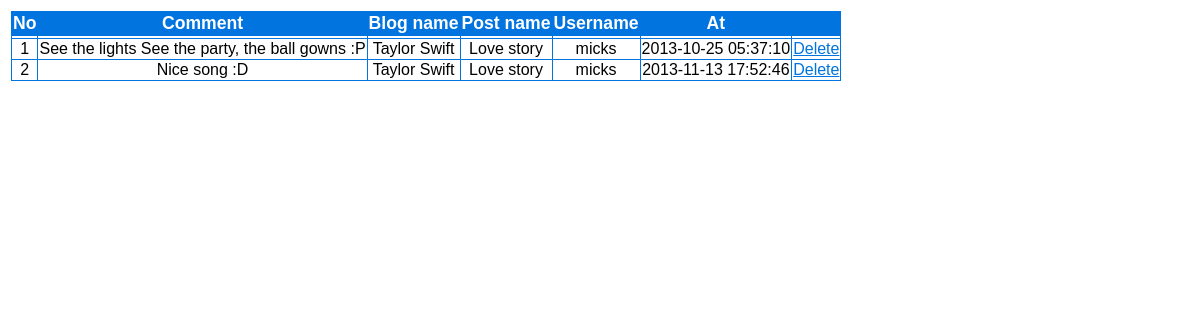
Screenshot of /blog/allcomment.php with the database file from the repository.
### tables this page shows
CREATE TABLE IF NOT EXISTS `comment` (
  `id` int(20) NOT NULL AUTO_INCREMENT,
  `bid` varchar(50) NOT NULL,
  `blogname` varchar(50) NOT NULL,
  `postid` varchar(20) NOT NULL,
  `postname` varchar(30) NOT NULL,
  `Comment` varchar(50) NOT NULL,
  `uid` varchar(30) NOT NULL,
  `commentuser` varchar(20) NOT NULL,
  `datetime` datetime NOT NULL,
  PRIMARY KEY (`id`),
  KEY `bid` (`bid`)
);

### blog/allcomment.php (the view, shortened to what this page needs)
<!DOCTYPE html PUBLIC "-//W3C//DTD XHTML 1.0 Transitional//EN" "http://www.w3.org/TR/xhtml1/DTD/xhtml1-transitional.dtd">
<html xmlns="http://www.w3.org/1999/xhtml">
<head>
  <link type="text/css" rel="stylesheet" href="1.css" />
  <link type="text/css" rel="stylesheet" href="2.css" />
</head>
<body>
<form action="#" method="POST" >
  <table>
    <tr>
      <td>
  <?php
  include 'connection.php';
  $result = mysqli_query($con,"SELECT * FROM comment;");
  echo "<table border='1' id='table'>";
  echo "<tr>";
  echo "<th><b>No</b></th>";
  echo "<th><b>Comment <b></th>";
  echo "<th><b>Blog name</b></th>";
  echo "<th><b>Post name</b></th>";
  echo "<th><b>Username</b></th>";
  echo "<th><b>At</b></th>";
  echo "<th></th>";
  echo "</tr>";
  echo "<tr>";
  echo "<td></td>";
  echo "<td></td>";
  echo "<td></td>";
  echo "<td></td>";
  echo "<td></td>";
  echo "<td></td>";
  echo "<td></td>";
  echo "</tr>";
  $i=1;
  while($row=mysqli_fetch_array($result))
  {
  echo "<tr><td>$i</td>";
  echo "<td >".$row['Comment']."</td>";
  echo "<td >".$row['blogname']."</td>";
  echo "<td >".$row['postname']."</td>";
   echo "<td >".$row['commentuser']."</td>";
    echo "<td >".$row['datetime']."</td>";
  echo "<td ><a href=admin_deletecomment.php?id=".$row['id'].">Delete</a></td>";
  $i++;
  }
  echo "</tr>";
  echo "</font></table>";
  ?>
  </td>
</tr>
</table>
</body>
</html>

### blog/1.css (style rules this page uses)
a, a:visited, a:active { color: #0174DF; }
#table { font-family:"Trebuchet MS", Arial, Helvetica, sans-serif; width:100%; border-collapse:collapse; text-align:center; }
#table th,#table td { font-size:1em; border:1px solid #0174DF; }
#table th { font-size:1.1em; background-color:#0174DF; color:#ffffff; }

### rows the page displays
comment: Comment "See the lights See the party, the ball gowns :P", blogname "Taylor Swift", postname "Love story", commentuser "micks", datetime "2013-10-25 05:37:10"
comment: Comment "Nice song :D", blogname "Taylor Swift", postname "Love story", commentuser "micks", datetime "2013-11-13 17:52:46"
